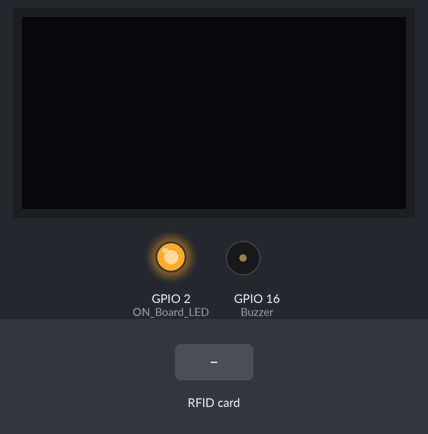
Simulated run of this sketch. Board: ESP8266 (NodeMCU). Shown: 128×64 one-colour display, output pins drawn as LEDs (lit = HIGH), buzzer (waves = sounding, pin HIGH). The inputs (shaded band) are chosen by the test bench. Uploads are accepted with an empty reply; what the sketch prints to the serial monitor is not drawn.

Above: at 1.8 s.
1.9 s: RFID card 09 87 65 43 21 held to the reader
At 2.4 s:
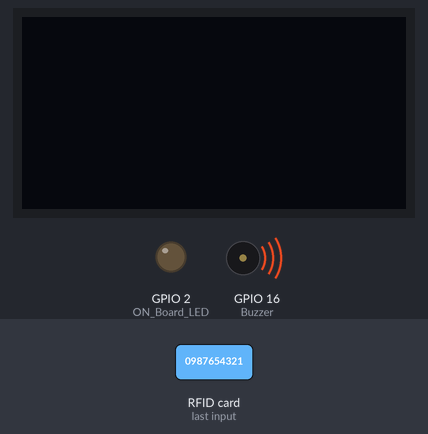
4.3 s: RFID card 5E 7A 19 C4 held to the reader
At 5.8 s:
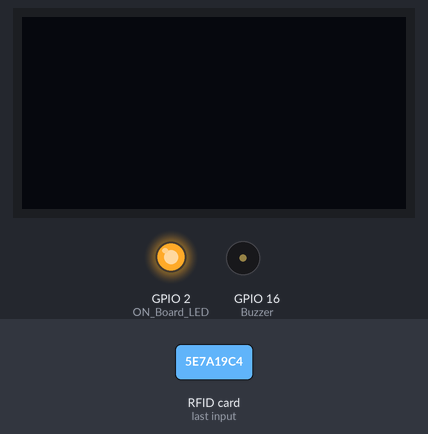
Timing chart, 0 to 7.3 s (numbered marks = the images above; inputs shaded):
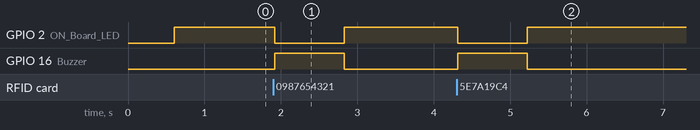

The sketch:

read_card-send_to_db-and_display_on_Oled.ino
```cpp
/*
  # # # # # # # # # # # # # # # # # # # # # # # # # # # # # # # # # # # #                                                               #
  #                 Installation :                                      #
  # NodeMCU ESP8266/ESP12E    RFID MFRC522 / RC522                      #
  #         D2       <---------->   SDA/SS                              #
  #         D5       <---------->   SCK                                 #
  #         D7       <---------->   MOSI                                #
  #         D6       <---------->   MISO                                #
  #         GND      <---------->   GND                                 #
  #         D1       <---------->   RST                                 #
  #         3V/3V3   <---------->   3.3V                                #
  #         D0       <---------->   LED and buzzer pin                  #
  # # # # # # # # # # # # # # # # # # # # # # # # # # # # # # # # # # # #
*/

//----Include the NodeMCU ESP8266 Library---//
#include <ESP8266WebServer.h>
#include <ESP8266HTTPClient.h>

//Include the library for the RFID Reader
#include <MFRC522.h>

//needed for both rfid and Oled
#include <SPI.h>

//include library need for the OLED
#include <Wire.h>
#include <Adafruit_GFX.h>
#include <Adafruit_SSD1306.h>


//define the pin numbers
#define SS_PIN 4  //--> SDA / SS is connected to pinout D2
#define RST_PIN 5  //--> RST is connected to pinout D1

#define ON_Board_LED 2  //--> Defining an On Board LED, used for indicators when the process of connecting to a wifi router
#define Buzzer 16 // D0 pin for the buzzer

#define SCREEN_WIDTH 128 // OLED display width, in pixels
#define SCREEN_HEIGHT 64 // OLED display height, in pixels

// Declaration for an SSD1306 display connected to I2C (SDA, SCL pins)
#define OLED_RESET     -1 // Reset pin # (or -1 if sharing Arduino reset pin)
Adafruit_SSD1306 display(SCREEN_WIDTH, SCREEN_HEIGHT, &Wire, OLED_RESET);

MFRC522 mfrc522(SS_PIN, RST_PIN);  //--> Create MFRC522 instance.

int readsuccess;
byte readcard[4];
char str[32] = "";
String StrUID;

//-----SSID and Password of the access point you want to create from the system-------//
const char* ssid = "Credit Account";
const char* password = "0987654321";

//set the endpoint that data will be dropped
const String paymentType = "credit";  //change to debit for debitting account
const String apikey = "somade_daniel";
const String servername = "http://192.168.4.2/nfc_payment/backend/process_payment.php";

//add api key and payement type to the endpoint
const String serverApi = servername + "?apikey=" + String(apikey) + "&paymentType=" + String(paymentType);

ESP8266WebServer server(80);  //--> Server on port 80

void setup() {
  Serial.begin(115200); //--> Initialize serial communications with the PC

  SPI.begin();      //--> Init SPI bus

  mfrc522.PCD_Init(); //--> Init MFRC522 card

  // SSD1306_SWITCHCAPVCC = generate display voltage from 3.3V internally
  if(!display.begin(SSD1306_SWITCHCAPVCC, 0x3C)) { // Address 0x3D for 128x64
    Serial.println(F("SSD1306 allocation failed"));
    for(;;); // Don't proceed, loop forever
  }

  // Clear the buffer
  display.clearDisplay();
  display.display();

  delay(500);

  pinMode(ON_Board_LED, OUTPUT);
  pinMode(Buzzer, OUTPUT);
  digitalWrite(ON_Board_LED, HIGH); //--> Turn off Led On Board
  digitalWrite(Buzzer, LOW);

//create the access point
  WiFi.softAP(ssid, password);
  Serial.print("Access Point: ");
  Serial.print(ssid); Serial.println(" ...");
  Serial.print("IP address:\t");
  Serial.println(WiFi.softAPIP());
  server.begin();
  Serial.println("HTTP server started");

  Serial.println("");
  Serial.println("Please tag a card or keychain to see the UID !");
  Serial.println("");
}

void loop() {
  readsuccess = getid();

  if (readsuccess) {
    String UIDresultSend, postData;

    //when it reads a card, on the led and buzzer
    digitalWrite(ON_Board_LED, LOW);
    digitalWrite(Buzzer, HIGH);

    //get the card number and print it on the screen
    UIDresultSend = StrUID;
    Serial.println(UIDresultSend);

    //concantenate readings with endpoint to send data
    String request = serverApi + "&card_number=" + String(UIDresultSend);
    Serial.print("Request: "); Serial.print(request);
    Serial.println("");

    //Declare object of class HTTPClient
    WiFiClient client;
    HTTPClient http;
    http.begin(client,request.c_str());  //Specify request destination

    int httpResponseCode = http.GET();   //Send the request

   //off the buzzer and led after 0.5sec, its here so that the microcontroller can send request immediately
    delay(500);
    digitalWrite(ON_Board_LED, HIGH);
    digitalWrite(Buzzer, LOW);

    if(httpResponseCode > 1){
      //diplay response of request from server
      String payload = http.getString();
      Serial.println(payload);
      display.print(payload);
    }else{
      //display error code is request is not sent
      Serial.print("Error code: "); Serial.print(httpResponseCode);
      display.print("Error code: "); display.print(httpResponseCode);
    }

    http.end();  //Close connection

    //on the buzzer and led for 0.2second after getting response from backend
    digitalWrite(ON_Board_LED, LOW);
    digitalWrite(Buzzer, HIGH);
    delay(200);
    digitalWrite(ON_Board_LED, HIGH);
    digitalWrite(Buzzer, LOW);

    //add a new line
    Serial.println("");
  }
}

//----------------Procedure for reading and obtaining a UID from a card or keychain----------//
int getid() {
  if (!mfrc522.PICC_IsNewCardPresent()) {
    return 0;
  }
  if (!mfrc522.PICC_ReadCardSerial()) {
    return 0;
  }

  Serial.print("THE UID OF THE SCANNED CARD IS : ");

  for (int i = 0; i < 4; i++) {
    readcard[i] = mfrc522.uid.uidByte[i]; //storing the UID of the tag in readcard
    array_to_string(readcard, 4, str);
    StrUID = str;
  }
  mfrc522.PICC_HaltA();
  return 1;
}

//----Procedure to change the result of reading an array UID into a string----------//
void array_to_string(byte array[], unsigned int len, char buffer[]) {
  for (unsigned int i = 0; i < len; i++)
  {
    byte nib1 = (array[i] >> 4) & 0x0F;
    byte nib2 = (array[i] >> 0) & 0x0F;
    buffer[i * 2 + 0] = nib1  < 0xA ? '0' + nib1  : 'A' + nib1  - 0xA;
    buffer[i * 2 + 1] = nib2  < 0xA ? '0' + nib2  : 'A' + nib2  - 0xA;
  }
  buffer[len * 2] = '\0';
}
```

Measured:
- after the input at 1.9 s, GPIO 2 (ON_Board_LED): HIGH → LOW at once, → HIGH 0.91 s later; GPIO 16 (Buzzer): LOW → HIGH at once, → LOW 0.91 s later
- after the input at 4.3 s, GPIO 2 (ON_Board_LED): HIGH → LOW at once, → HIGH 0.91 s later; GPIO 16 (Buzzer): LOW → HIGH at once, → LOW 0.91 s later
